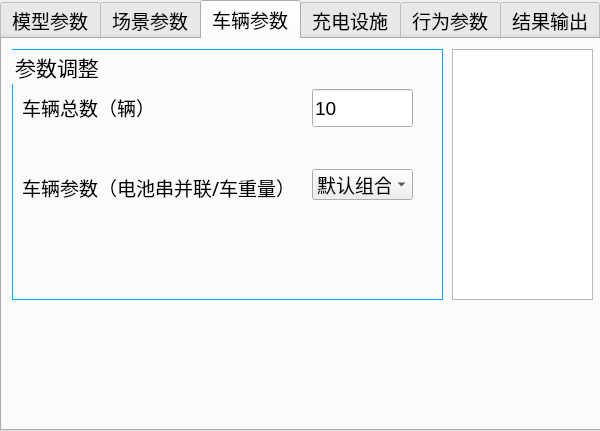
<?xml version="1.0" encoding="UTF-8"?>
<ui version="4.0">
 <class>Form</class>
 <widget class="QWidget" name="Form">
  <property name="geometry">
   <rect>
    <x>0</x>
    <y>0</y>
    <width>600</width>
    <height>431</height>
   </rect>
  </property>
  <property name="windowTitle">
   <string>Form</string>
  </property>
  <widget class="QTabWidget" name="tabWidget">
   <property name="geometry">
    <rect>
     <x>0</x>
     <y>0</y>
     <width>601</width>
     <height>431</height>
    </rect>
   </property>
   <property name="font">
    <font>
     <family>微软雅黑</family>
     <pointsize>14</pointsize>
     <weight>50</weight>
     <italic>false</italic>
     <bold>false</bold>
    </font>
   </property>
   <property name="whatsThis">
    <string>&lt;html&gt;&lt;head/&gt;&lt;body&gt;&lt;p&gt;&lt;br/&gt;&lt;/p&gt;&lt;/body&gt;&lt;/html&gt;</string>
   </property>
   <property name="styleSheet">
    <string notr="true">QTabWidget{
border-width: 1px;
border-style: solid;
font:  &quot;黑体&quot;;
border-color:  rgb(13, 200, 51)
}</string>
   </property>
   <property name="tabShape">
    <enum>QTabWidget::Rounded</enum>
   </property>
   <property name="currentIndex">
    <number>2</number>
   </property>
   <widget class="QWidget" name="tab_2">
    <attribute name="title">
     <string>模型参数</string>
    </attribute>
    <widget class="QGroupBox" name="groupBox_3">
     <property name="geometry">
      <rect>
       <x>10</x>
       <y>10</y>
       <width>431</width>
       <height>261</height>
      </rect>
     </property>
     <property name="font">
      <font>
       <family>黑体</family>
       <pointsize>16</pointsize>
       <weight>50</weight>
       <italic>false</italic>
       <bold>false</bold>
      </font>
     </property>
     <property name="styleSheet">
      <string notr="true">QGroupBox{
border-width: 1px;
border-style: solid;
font: 16pt &quot;黑体&quot;;
border-color:  rgb(0, 170, 255)
}
QLabel{}</string>
     </property>
     <property name="title">
      <string>参数调整</string>
     </property>
     <widget class="QLabel" name="label_12">
      <property name="geometry">
       <rect>
        <x>10</x>
        <y>125</y>
        <width>201</width>
        <height>38</height>
       </rect>
      </property>
      <property name="font">
       <font>
        <family>微软雅黑</family>
        <pointsize>14</pointsize>
        <weight>50</weight>
        <italic>false</italic>
        <bold>false</bold>
       </font>
      </property>
      <property name="text">
       <string>&lt;html&gt;&lt;head/&gt;&lt;body&gt;&lt;p&gt;预运行天数&lt;/p&gt;&lt;/body&gt;&lt;/html&gt;</string>
      </property>
     </widget>
     <widget class="QLineEdit" name="num_of_days">
      <property name="geometry">
       <rect>
        <x>280</x>
        <y>80</y>
        <width>81</width>
        <height>38</height>
       </rect>
      </property>
      <property name="font">
       <font>
        <family>微软雅黑</family>
        <pointsize>14</pointsize>
       </font>
      </property>
      <property name="text">
       <string>366</string>
      </property>
     </widget>
     <widget class="QLineEdit" name="extra_days">
      <property name="geometry">
       <rect>
        <x>280</x>
        <y>125</y>
        <width>81</width>
        <height>38</height>
       </rect>
      </property>
      <property name="font">
       <font>
        <family>微软雅黑</family>
        <pointsize>14</pointsize>
       </font>
      </property>
      <property name="text">
       <string>31</string>
      </property>
     </widget>
     <widget class="QLabel" name="label_13">
      <property name="geometry">
       <rect>
        <x>10</x>
        <y>35</y>
        <width>299</width>
        <height>38</height>
       </rect>
      </property>
      <property name="font">
       <font>
        <family>微软雅黑</family>
        <pointsize>14</pointsize>
        <weight>50</weight>
        <italic>false</italic>
        <bold>false</bold>
       </font>
      </property>
      <property name="text">
       <string>&lt;html&gt;&lt;head/&gt;&lt;body&gt;&lt;p&gt;模拟步长（h）&lt;/p&gt;&lt;/body&gt;&lt;/html&gt;</string>
      </property>
     </widget>
     <widget class="QLineEdit" name="step">
      <property name="geometry">
       <rect>
        <x>280</x>
        <y>35</y>
        <width>81</width>
        <height>38</height>
       </rect>
      </property>
      <property name="font">
       <font>
        <family>微软雅黑</family>
        <pointsize>14</pointsize>
       </font>
      </property>
      <property name="text">
       <string>0.25</string>
      </property>
     </widget>
     <widget class="QLabel" name="label_14">
      <property name="geometry">
       <rect>
        <x>10</x>
        <y>80</y>
        <width>231</width>
        <height>38</height>
       </rect>
      </property>
      <property name="font">
       <font>
        <family>微软雅黑</family>
        <pointsize>14</pointsize>
        <weight>50</weight>
        <italic>false</italic>
        <bold>false</bold>
       </font>
      </property>
      <property name="text">
       <string>&lt;html&gt;&lt;head/&gt;&lt;body&gt;&lt;p&gt;模拟天数（天）&lt;/p&gt;&lt;/body&gt;&lt;/html&gt;</string>
      </property>
     </widget>
     <widget class="QLabel" name="label_21">
      <property name="geometry">
       <rect>
        <x>10</x>
        <y>170</y>
        <width>171</width>
        <height>38</height>
       </rect>
      </property>
      <property name="font">
       <font>
        <family>微软雅黑</family>
        <pointsize>14</pointsize>
        <weight>50</weight>
        <italic>false</italic>
        <bold>false</bold>
       </font>
      </property>
      <property name="text">
       <string>&lt;html&gt;&lt;head/&gt;&lt;body&gt;&lt;p&gt;是否允许放电&lt;/p&gt;&lt;/body&gt;&lt;/html&gt;</string>
      </property>
     </widget>
     <widget class="QCheckBox" name="checkBox_2">
      <property name="geometry">
       <rect>
        <x>280</x>
        <y>170</y>
        <width>41</width>
        <height>31</height>
       </rect>
      </property>
      <property name="font">
       <font>
        <family>Adobe Heiti Std</family>
        <pointsize>14</pointsize>
       </font>
      </property>
      <property name="text">
       <string>是</string>
      </property>
     </widget>
     <widget class="QCheckBox" name="checkBox_3">
      <property name="geometry">
       <rect>
        <x>330</x>
        <y>170</y>
        <width>41</width>
        <height>31</height>
       </rect>
      </property>
      <property name="font">
       <font>
        <family>Adobe Heiti Std</family>
        <pointsize>14</pointsize>
       </font>
      </property>
      <property name="text">
       <string>否</string>
      </property>
     </widget>
     <widget class="QLabel" name="label_24">
      <property name="geometry">
       <rect>
        <x>10</x>
        <y>210</y>
        <width>171</width>
        <height>38</height>
       </rect>
      </property>
      <property name="font">
       <font>
        <family>微软雅黑</family>
        <pointsize>14</pointsize>
        <weight>50</weight>
        <italic>false</italic>
        <bold>false</bold>
       </font>
      </property>
      <property name="text">
       <string>&lt;html&gt;&lt;head/&gt;&lt;body&gt;&lt;p&gt;充放电策略调整&lt;/p&gt;&lt;/body&gt;&lt;/html&gt;</string>
      </property>
     </widget>
     <widget class="QComboBox" name="comboBox_5">
      <property name="geometry">
       <rect>
        <x>280</x>
        <y>210</y>
        <width>101</width>
        <height>31</height>
       </rect>
      </property>
      <property name="font">
       <font>
        <family>微软雅黑</family>
        <pointsize>14</pointsize>
       </font>
      </property>
      <item>
       <property name="text">
        <string>默认设置</string>
       </property>
      </item>
      <item>
       <property name="text">
        <string>自定义</string>
       </property>
      </item>
      <item>
       <property name="text">
        <string>海阳方案</string>
       </property>
      </item>
     </widget>
    </widget>
    <widget class="QPushButton" name="push_train">
     <property name="geometry">
      <rect>
       <x>1020</x>
       <y>440</y>
       <width>171</width>
       <height>81</height>
      </rect>
     </property>
     <property name="font">
      <font>
       <family>微软雅黑</family>
       <pointsize>18</pointsize>
      </font>
     </property>
     <property name="styleSheet">
      <string notr="true">background-color: rgba(155, 222, 255, 100);</string>
     </property>
     <property name="text">
      <string>②训练模型</string>
     </property>
    </widget>
    <widget class="QPushButton" name="push_test_draw">
     <property name="geometry">
      <rect>
       <x>1330</x>
       <y>440</y>
       <width>171</width>
       <height>81</height>
      </rect>
     </property>
     <property name="font">
      <font>
       <family>微软雅黑</family>
       <pointsize>18</pointsize>
      </font>
     </property>
     <property name="styleSheet">
      <string notr="true">background-color: rgba(155, 222, 255, 100);</string>
     </property>
     <property name="text">
      <string>③绘图展示</string>
     </property>
    </widget>
    <widget class="QPushButton" name="push_load_ini_model">
     <property name="geometry">
      <rect>
       <x>10</x>
       <y>280</y>
       <width>151</width>
       <height>51</height>
      </rect>
     </property>
     <property name="font">
      <font>
       <family>微软雅黑</family>
       <pointsize>14</pointsize>
      </font>
     </property>
     <property name="styleSheet">
      <string notr="true">background-color: rgba(155, 222, 255, 100);</string>
     </property>
     <property name="text">
      <string>一键初始化</string>
     </property>
    </widget>
    <widget class="QLabel" name="label">
     <property name="geometry">
      <rect>
       <x>10</x>
       <y>330</y>
       <width>171</width>
       <height>51</height>
      </rect>
     </property>
     <property name="font">
      <font>
       <family>微软雅黑</family>
       <pointsize>13</pointsize>
      </font>
     </property>
     <property name="text">
      <string>点击将清空所有变量！</string>
     </property>
    </widget>
   </widget>
   <widget class="QWidget" name="tab">
    <attribute name="title">
     <string>场景参数</string>
    </attribute>
    <widget class="QGroupBox" name="groupBox_4">
     <property name="geometry">
      <rect>
       <x>10</x>
       <y>10</y>
       <width>431</width>
       <height>251</height>
      </rect>
     </property>
     <property name="font">
      <font>
       <family>黑体</family>
       <pointsize>16</pointsize>
       <weight>50</weight>
       <italic>false</italic>
       <bold>false</bold>
      </font>
     </property>
     <property name="styleSheet">
      <string notr="true">QGroupBox{
border-width: 1px;
border-style: solid;
font: 16pt &quot;黑体&quot;;
border-color:  rgb(0, 170, 255)
}
QLabel{}</string>
     </property>
     <property name="title">
      <string>参数调整</string>
     </property>
     <widget class="QLabel" name="label_16">
      <property name="geometry">
       <rect>
        <x>10</x>
        <y>40</y>
        <width>299</width>
        <height>38</height>
       </rect>
      </property>
      <property name="font">
       <font>
        <family>微软雅黑</family>
        <pointsize>14</pointsize>
        <weight>50</weight>
        <italic>false</italic>
        <bold>false</bold>
       </font>
      </property>
      <property name="text">
       <string>&lt;html&gt;&lt;head/&gt;&lt;body&gt;&lt;p&gt;光伏总装机功率（kW）&lt;/p&gt;&lt;/body&gt;&lt;/html&gt;</string>
      </property>
     </widget>
     <widget class="QLineEdit" name="installed_power">
      <property name="geometry">
       <rect>
        <x>310</x>
        <y>40</y>
        <width>101</width>
        <height>38</height>
       </rect>
      </property>
      <property name="font">
       <font>
        <family>微软雅黑</family>
        <pointsize>14</pointsize>
       </font>
      </property>
      <property name="text">
       <string>200</string>
      </property>
     </widget>
     <widget class="QLabel" name="label_17">
      <property name="geometry">
       <rect>
        <x>10</x>
        <y>120</y>
        <width>301</width>
        <height>38</height>
       </rect>
      </property>
      <property name="font">
       <font>
        <family>微软雅黑</family>
        <pointsize>14</pointsize>
        <weight>50</weight>
        <italic>false</italic>
        <bold>false</bold>
       </font>
      </property>
      <property name="text">
       <string>&lt;html&gt;&lt;head/&gt;&lt;body&gt;&lt;p&gt;光伏功率归一曲线（0~1） &lt;/p&gt;&lt;/body&gt;&lt;/html&gt;</string>
      </property>
     </widget>
     <widget class="QCheckBox" name="checkBox">
      <property name="geometry">
       <rect>
        <x>20</x>
        <y>170</y>
        <width>61</width>
        <height>71</height>
       </rect>
      </property>
      <property name="font">
       <font>
        <family>微软雅黑</family>
        <pointsize>20</pointsize>
       </font>
      </property>
      <property name="styleSheet">
       <string notr="true">QCheckBox::indicator {
    width:  50px;
    height: 50px;
}
</string>
      </property>
      <property name="text">
       <string/>
      </property>
      <property name="iconSize">
       <size>
        <width>30</width>
        <height>30</height>
       </size>
      </property>
     </widget>
     <widget class="QComboBox" name="comboBox_3">
      <property name="geometry">
       <rect>
        <x>310</x>
        <y>120</y>
        <width>101</width>
        <height>31</height>
       </rect>
      </property>
      <property name="font">
       <font>
        <family>微软雅黑</family>
        <pointsize>14</pointsize>
       </font>
      </property>
      <item>
       <property name="text">
        <string>北京</string>
       </property>
      </item>
      <item>
       <property name="text">
        <string>电网取电</string>
       </property>
      </item>
      <item>
       <property name="text">
        <string>山西芮城</string>
       </property>
      </item>
      <item>
       <property name="text">
        <string>山东海阳</string>
       </property>
      </item>
      <item>
       <property name="text">
        <string>自定义</string>
       </property>
      </item>
     </widget>
    </widget>
   </widget>
   <widget class="QWidget" name="tab_3">
    <attribute name="title">
     <string>车辆参数</string>
    </attribute>
    <widget class="QGroupBox" name="groupBox_5">
     <property name="geometry">
      <rect>
       <x>10</x>
       <y>10</y>
       <width>431</width>
       <height>251</height>
      </rect>
     </property>
     <property name="font">
      <font>
       <family>黑体</family>
       <pointsize>16</pointsize>
       <weight>50</weight>
       <italic>false</italic>
       <bold>false</bold>
      </font>
     </property>
     <property name="styleSheet">
      <string notr="true">QGroupBox{
border-width: 1px;
border-style: solid;
font: 16pt &quot;黑体&quot;;
border-color:  rgb(0, 170, 255)
}
QLabel{}</string>
     </property>
     <property name="title">
      <string>参数调整</string>
     </property>
     <widget class="QLabel" name="label_18">
      <property name="geometry">
       <rect>
        <x>10</x>
        <y>40</y>
        <width>299</width>
        <height>38</height>
       </rect>
      </property>
      <property name="font">
       <font>
        <family>微软雅黑</family>
        <pointsize>14</pointsize>
        <weight>50</weight>
        <italic>false</italic>
        <bold>false</bold>
       </font>
      </property>
      <property name="text">
       <string>&lt;html&gt;&lt;head/&gt;&lt;body&gt;&lt;p&gt;车辆总数（辆）&lt;/p&gt;&lt;/body&gt;&lt;/html&gt;</string>
      </property>
     </widget>
     <widget class="QLineEdit" name="installed_power_2">
      <property name="geometry">
       <rect>
        <x>300</x>
        <y>40</y>
        <width>101</width>
        <height>38</height>
       </rect>
      </property>
      <property name="font">
       <font>
        <family>Arial</family>
        <pointsize>14</pointsize>
       </font>
      </property>
      <property name="text">
       <string>10</string>
      </property>
     </widget>
     <widget class="QLabel" name="label_19">
      <property name="geometry">
       <rect>
        <x>10</x>
        <y>120</y>
        <width>301</width>
        <height>38</height>
       </rect>
      </property>
      <property name="font">
       <font>
        <family>微软雅黑</family>
        <pointsize>14</pointsize>
        <weight>50</weight>
        <italic>false</italic>
        <bold>false</bold>
       </font>
      </property>
      <property name="text">
       <string>&lt;html&gt;&lt;head/&gt;&lt;body&gt;&lt;p&gt;车辆参数（电池串并联/车重量）&lt;/p&gt;&lt;/body&gt;&lt;/html&gt;</string>
      </property>
     </widget>
     <widget class="QComboBox" name="comboBox_4">
      <property name="geometry">
       <rect>
        <x>300</x>
        <y>120</y>
        <width>101</width>
        <height>31</height>
       </rect>
      </property>
      <property name="font">
       <font>
        <family>微软雅黑</family>
        <pointsize>14</pointsize>
       </font>
      </property>
      <item>
       <property name="text">
        <string>默认组合</string>
       </property>
      </item>
      <item>
       <property name="text">
        <string>自定义</string>
       </property>
      </item>
     </widget>
    </widget>
    <widget class="QTableView" name="tableView">
     <property name="geometry">
      <rect>
       <x>450</x>
       <y>10</y>
       <width>141</width>
       <height>251</height>
      </rect>
     </property>
     <property name="iconSize">
      <size>
       <width>2</width>
       <height>2</height>
      </size>
     </property>
     <property name="sortingEnabled">
      <bool>false</bool>
     </property>
     <attribute name="horizontalHeaderCascadingSectionResizes">
      <bool>false</bool>
     </attribute>
    </widget>
   </widget>
   <widget class="QWidget" name="tab_4">
    <attribute name="title">
     <string>充电设施</string>
    </attribute>
    <widget class="QGroupBox" name="groupBox_6">
     <property name="geometry">
      <rect>
       <x>10</x>
       <y>10</y>
       <width>431</width>
       <height>251</height>
      </rect>
     </property>
     <property name="font">
      <font>
       <family>黑体</family>
       <pointsize>16</pointsize>
       <weight>50</weight>
       <italic>false</italic>
       <bold>false</bold>
      </font>
     </property>
     <property name="styleSheet">
      <string notr="true">QGroupBox{
border-width: 1px;
border-style: solid;
font: 16pt &quot;黑体&quot;;
border-color:  rgb(0, 170, 255)
}
QLabel{}</string>
     </property>
     <property name="title">
      <string>参数调整</string>
     </property>
     <widget class="QLabel" name="label_15">
      <property name="geometry">
       <rect>
        <x>10</x>
        <y>120</y>
        <width>201</width>
        <height>38</height>
       </rect>
      </property>
      <property name="font">
       <font>
        <family>微软雅黑</family>
        <pointsize>14</pointsize>
        <weight>50</weight>
        <italic>false</italic>
        <bold>false</bold>
       </font>
      </property>
      <property name="text">
       <string>&lt;html&gt;&lt;head/&gt;&lt;body&gt;&lt;p&gt;SOC影响因子 k1&lt;/p&gt;&lt;/body&gt;&lt;/html&gt;</string>
      </property>
     </widget>
     <widget class="QLineEdit" name="Pc_d_max">
      <property name="geometry">
       <rect>
        <x>280</x>
        <y>75</y>
        <width>81</width>
        <height>38</height>
       </rect>
      </property>
      <property name="font">
       <font>
        <family>Arial</family>
        <pointsize>14</pointsize>
       </font>
      </property>
      <property name="text">
       <string>0</string>
      </property>
     </widget>
     <widget class="QLineEdit" name="k1">
      <property name="geometry">
       <rect>
        <x>280</x>
        <y>120</y>
        <width>81</width>
        <height>38</height>
       </rect>
      </property>
      <property name="font">
       <font>
        <family>Arial</family>
        <pointsize>16</pointsize>
       </font>
      </property>
      <property name="text">
       <string>0</string>
      </property>
     </widget>
     <widget class="QLabel" name="label_20">
      <property name="geometry">
       <rect>
        <x>10</x>
        <y>30</y>
        <width>299</width>
        <height>38</height>
       </rect>
      </property>
      <property name="font">
       <font>
        <family>微软雅黑</family>
        <pointsize>14</pointsize>
        <weight>50</weight>
        <italic>false</italic>
        <bold>false</bold>
       </font>
      </property>
      <property name="text">
       <string>&lt;html&gt;&lt;head/&gt;&lt;body&gt;&lt;p&gt;充电最大功率[kW] &lt;/p&gt;&lt;/body&gt;&lt;/html&gt;</string>
      </property>
     </widget>
     <widget class="QLineEdit" name="Pc_c_max">
      <property name="geometry">
       <rect>
        <x>280</x>
        <y>30</y>
        <width>81</width>
        <height>38</height>
       </rect>
      </property>
      <property name="font">
       <font>
        <family>Arial</family>
        <pointsize>14</pointsize>
       </font>
      </property>
      <property name="text">
       <string>10</string>
      </property>
     </widget>
     <widget class="QLabel" name="label_22">
      <property name="geometry">
       <rect>
        <x>10</x>
        <y>75</y>
        <width>231</width>
        <height>38</height>
       </rect>
      </property>
      <property name="font">
       <font>
        <family>微软雅黑</family>
        <pointsize>14</pointsize>
        <weight>50</weight>
        <italic>false</italic>
        <bold>false</bold>
       </font>
      </property>
      <property name="text">
       <string>&lt;html&gt;&lt;head/&gt;&lt;body&gt;&lt;p&gt;放电最大功率[kW]&lt;/p&gt;&lt;/body&gt;&lt;/html&gt;</string>
      </property>
     </widget>
     <widget class="QLabel" name="label_23">
      <property name="geometry">
       <rect>
        <x>10</x>
        <y>165</y>
        <width>171</width>
        <height>38</height>
       </rect>
      </property>
      <property name="font">
       <font>
        <family>微软雅黑</family>
        <pointsize>14</pointsize>
        <weight>50</weight>
        <italic>false</italic>
        <bold>false</bold>
       </font>
      </property>
      <property name="text">
       <string>&lt;html&gt;&lt;head/&gt;&lt;body&gt;&lt;p&gt;SOC影响因子 k2&lt;/p&gt;&lt;/body&gt;&lt;/html&gt;</string>
      </property>
     </widget>
     <widget class="QLineEdit" name="k2">
      <property name="geometry">
       <rect>
        <x>280</x>
        <y>165</y>
        <width>81</width>
        <height>38</height>
       </rect>
      </property>
      <property name="font">
       <font>
        <family>Arial</family>
        <pointsize>16</pointsize>
       </font>
      </property>
      <property name="text">
       <string>0</string>
      </property>
     </widget>
    </widget>
   </widget>
   <widget class="QWidget" name="tab_5">
    <attribute name="title">
     <string>行为参数</string>
    </attribute>
    <widget class="QGroupBox" name="groupBox_7">
     <property name="geometry">
      <rect>
       <x>10</x>
       <y>10</y>
       <width>381</width>
       <height>251</height>
      </rect>
     </property>
     <property name="font">
      <font>
       <family>黑体</family>
       <pointsize>16</pointsize>
       <weight>50</weight>
       <italic>false</italic>
       <bold>false</bold>
      </font>
     </property>
     <property name="styleSheet">
      <string notr="true">QGroupBox{
border-width: 1px;
border-style: solid;
font: 16pt &quot;黑体&quot;;
border-color:  rgb(0, 170, 255)
}
QLabel{}</string>
     </property>
     <property name="title">
      <string>参数调整</string>
     </property>
     <widget class="QLabel" name="label_25">
      <property name="geometry">
       <rect>
        <x>10</x>
        <y>30</y>
        <width>299</width>
        <height>38</height>
       </rect>
      </property>
      <property name="font">
       <font>
        <family>微软雅黑</family>
        <pointsize>14</pointsize>
        <weight>50</weight>
        <italic>false</italic>
        <bold>false</bold>
       </font>
      </property>
      <property name="text">
       <string>&lt;html&gt;&lt;head/&gt;&lt;body&gt;&lt;p&gt;车速分布&lt;/p&gt;&lt;/body&gt;&lt;/html&gt;</string>
      </property>
     </widget>
     <widget class="QLabel" name="label_26">
      <property name="geometry">
       <rect>
        <x>10</x>
        <y>80</y>
        <width>201</width>
        <height>38</height>
       </rect>
      </property>
      <property name="font">
       <font>
        <family>微软雅黑</family>
        <pointsize>14</pointsize>
        <weight>50</weight>
        <italic>false</italic>
        <bold>false</bold>
       </font>
      </property>
      <property name="text">
       <string>&lt;html&gt;&lt;head/&gt;&lt;body&gt;&lt;p&gt;马尔可夫链&lt;/p&gt;&lt;/body&gt;&lt;/html&gt;</string>
      </property>
     </widget>
     <widget class="QComboBox" name="comboBox">
      <property name="geometry">
       <rect>
        <x>266</x>
        <y>31</y>
        <width>101</width>
        <height>31</height>
       </rect>
      </property>
      <property name="font">
       <font>
        <family>微软雅黑</family>
        <pointsize>14</pointsize>
       </font>
      </property>
      <item>
       <property name="text">
        <string>北京</string>
       </property>
      </item>
      <item>
       <property name="text">
        <string>山西芮城</string>
       </property>
      </item>
      <item>
       <property name="text">
        <string>山东海阳</string>
       </property>
      </item>
      <item>
       <property name="text">
        <string>自定义</string>
       </property>
      </item>
     </widget>
     <widget class="QComboBox" name="comboBox_2">
      <property name="geometry">
       <rect>
        <x>266</x>
        <y>85</y>
        <width>101</width>
        <height>31</height>
       </rect>
      </property>
      <property name="font">
       <font>
        <family>微软雅黑</family>
        <pointsize>14</pointsize>
       </font>
      </property>
      <item>
       <property name="text">
        <string>北京</string>
       </property>
      </item>
      <item>
       <property name="text">
        <string>山西芮城</string>
       </property>
      </item>
      <item>
       <property name="text">
        <string>山东海阳</string>
       </property>
      </item>
      <item>
       <property name="text">
        <string>自定义</string>
       </property>
      </item>
     </widget>
     <widget class="QLabel" name="label_27">
      <property name="geometry">
       <rect>
        <x>10</x>
        <y>130</y>
        <width>299</width>
        <height>38</height>
       </rect>
      </property>
      <property name="font">
       <font>
        <family>微软雅黑</family>
        <pointsize>14</pointsize>
        <weight>50</weight>
        <italic>false</italic>
        <bold>false</bold>
       </font>
      </property>
      <property name="text">
       <string>&lt;html&gt;&lt;head/&gt;&lt;body&gt;&lt;p&gt;距离分布&lt;/p&gt;&lt;/body&gt;&lt;/html&gt;</string>
      </property>
     </widget>
     <widget class="QComboBox" name="comboBox_6">
      <property name="geometry">
       <rect>
        <x>266</x>
        <y>135</y>
        <width>101</width>
        <height>31</height>
       </rect>
      </property>
      <property name="font">
       <font>
        <family>微软雅黑</family>
        <pointsize>14</pointsize>
       </font>
      </property>
      <item>
       <property name="text">
        <string>北京</string>
       </property>
      </item>
      <item>
       <property name="text">
        <string>山西芮城</string>
       </property>
      </item>
      <item>
       <property name="text">
        <string>山东海阳</string>
       </property>
      </item>
      <item>
       <property name="text">
        <string>自定义</string>
       </property>
      </item>
     </widget>
    </widget>
   </widget>
   <widget class="QWidget" name="tab_6">
    <attribute name="title">
     <string>结果输出</string>
    </attribute>
    <widget class="QPushButton" name="push_calculate">
     <property name="geometry">
      <rect>
       <x>220</x>
       <y>100</y>
       <width>151</width>
       <height>51</height>
      </rect>
     </property>
     <property name="font">
      <font>
       <family>微软雅黑</family>
       <pointsize>14</pointsize>
      </font>
     </property>
     <property name="styleSheet">
      <string notr="true">background-color: rgba(155, 222, 255, 100);</string>
     </property>
     <property name="text">
      <string>开始计算</string>
     </property>
    </widget>
    <widget class="QPushButton" name="push_save">
     <property name="geometry">
      <rect>
       <x>220</x>
       <y>190</y>
       <width>151</width>
       <height>51</height>
      </rect>
     </property>
     <property name="font">
      <font>
       <family>微软雅黑</family>
       <pointsize>14</pointsize>
      </font>
     </property>
     <property name="styleSheet">
      <string notr="true">background-color: rgba(155, 222, 255, 100);</string>
     </property>
     <property name="text">
      <string>导出结果</string>
     </property>
    </widget>
   </widget>
  </widget>
 </widget>
 <resources/>
 <connections/>
</ui>
